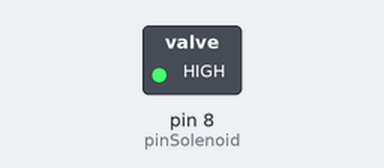
This sketch was run on a simulated Arduino Uno, built with avr-gcc and run on an emulated ATmega328P. Shown: switched loads named in the sketch (green lamp = pin HIGH).

Above: at 0.05 s.
Timing chart, 0 to 3.0 s (numbered marks = the images above):
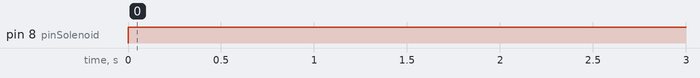

Measured:
- by itself, pin 8 (pinSolenoid): LOW → HIGH at 0.00 s

The sketch:

solenoid.ino
```cpp
/*
 *

 █████   ██████  ██    ██  █████  ███████ ██   ██ ██████  ██ ███    ███ ██████
██   ██ ██    ██ ██    ██ ██   ██ ██      ██   ██ ██   ██ ██ ████  ████ ██   ██
███████ ██    ██ ██    ██ ███████ ███████ ███████ ██████  ██ ██ ████ ██ ██████
██   ██ ██ ▄▄ ██ ██    ██ ██   ██      ██ ██   ██ ██   ██ ██ ██  ██  ██ ██
██   ██  ██████   ██████  ██   ██ ███████ ██   ██ ██   ██ ██ ██      ██ ██
            ▀▀


AQUASHRIMP Technology | MTs TechnoNatura
 ⓒ 2021 - Aquashrimp & TechnoNatura
 All Rights Reserved

 DO NOT REMOVE THIS SECTION IF YOU USE THIS SCRIPT IN YOUR OWN PROJECT!

 ========== INFORMATION ==========
 Project: IoT Fishery for Level 8
 Details: -
 Website: https://aquashrimp.technonatura.id
 File ID: A01
 =================================

*/

int pinSolenoid = 8;

void setup(){
  pinMode(pinSolenoid, OUTPUT);
}

void loop(){
  digitalWrite(pinSolenoid, HIGH);
  delay(1000);
  digitalWrite(pinSolenoid, LOW);
}
```
